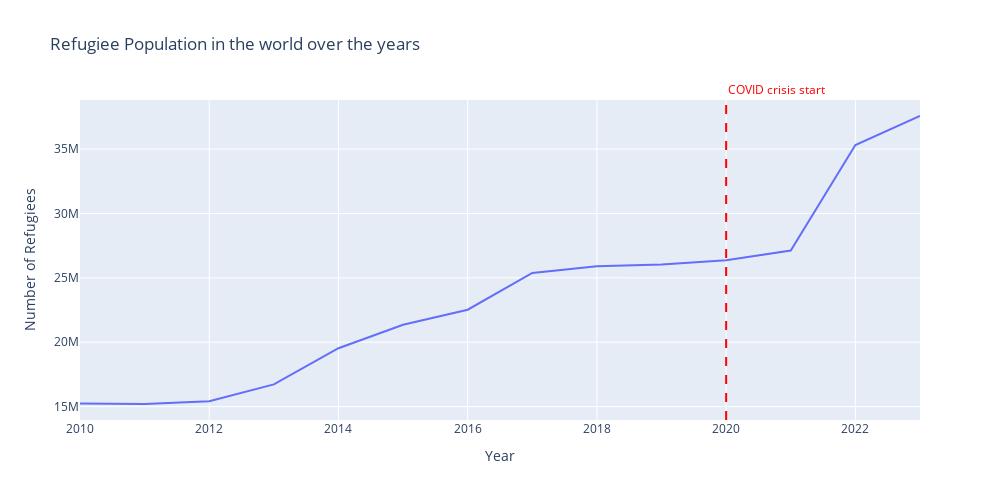

Write notebook code for a chart like this one.
### Code cell
fig = go.Figure()

fig.add_trace(go.Scatter(
        x=refugiee_df['year'],
        y=refugiee_df['Refugiee_Population'],
        mode='lines',
    ))

fig.add_vline(
    x=2020,
    line=dict(color='red', width=2, dash='dash'),
    annotation=dict(
        text='COVID crisis start',
        font=dict(color='red'),
        showarrow=False,
        yanchor='bottom',
        y=1.0
    )
)

fig.update_layout(
    title='Refugiee Population in the world over the years',
    xaxis_title='Year',
    yaxis_title='Number of Refugiees',
    width=1000,
    height=500
)

fig.show()

### Figure 1 — Plotly figure (JSON) as saved in the notebook; plotly's stock layout.template omitted (floating-point values rounded to 4 significant figures)
{"data": [{"mode": "lines", "type": "scatter", "x": [2010, 2011, 2012, 2013, 2014, 2015, 2016, 2017, 2018, 2019, 2020, 2021, 2022, 2023], "y": [15240000.0, 15200000.0, 15420000.0, 16730000.0, 19530000.0, 21350000.0, 22520000.0, 25380000.0, 25910000.0, 26040000.0, 26370000.0, 27120000.0, 35320000.0, 37570000.0]}], "layout": {"annotations": [{"font": {"color": "red"}, "showarrow": false, "text": "COVID crisis start", "x": 2020, "xanchor": "left", "xref": "x", "y": 1, "yanchor": "bottom", "yref": "y domain"}], "height": 500, "shapes": [{"line": {"color": "red", "dash": "dash", "width": 2}, "type": "line", "x0": 2020, "x1": 2020, "xref": "x", "y0": 0, "y1": 1, "yref": "y domain"}], "title": {"text": "Refugiee Population in the world over the years"}, "width": 1000, "xaxis": {"title": {"text": "Year"}}, "yaxis": {"title": {"text": "Number of Refugiees"}}}}
